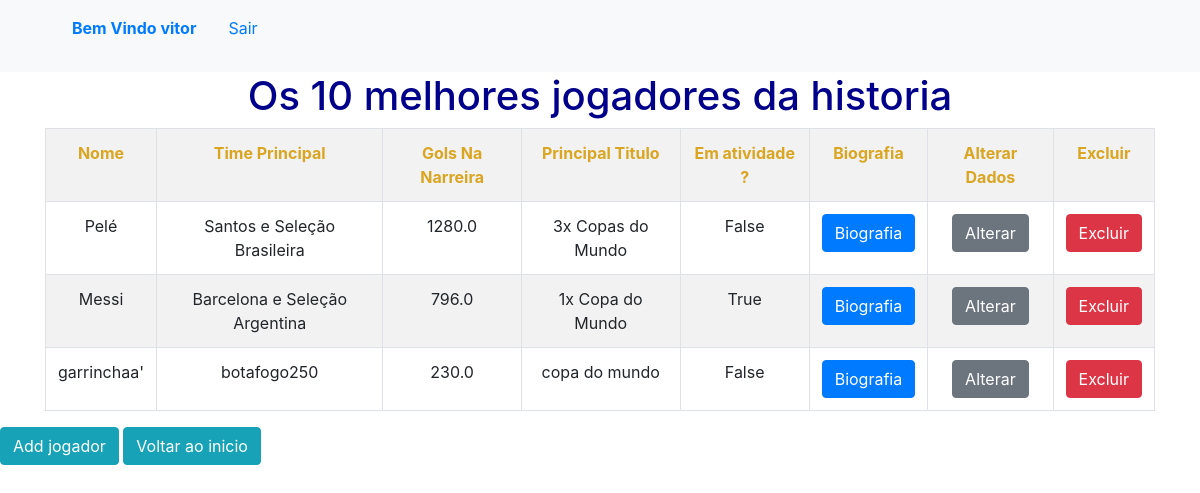
The page /lista_dos_melhores/ (signed in) on the database its author committed.
### lista_jogadores/models.py (models this page shows)
class Melhores_Da_Historia(models.Model):
    nome = models.TextField()
    time_principal = models.TextField(default= 250)
    gols_na_carreira = models.FloatField()
    principal_titulo = models.TextField(default=250)
    ainda_joga = models.BooleanField(default= True)
    info = models.TextField(default= 250)

### lista_jogadores/views.py (the view)
# urls.py: path('lista_dos_melhores/', views.lista_dos_melhores, name= 'lista_dos_melhores'),
@login_required # Cria um bloqueio para so poder ver se estiver logado
def lista_dos_melhores(request):
    melhores_historia = {
        'dado' : Melhores_Da_Historia.objects.all() # Aqui ele pega todas as informaçoes da função
    }
    return render (request,'lista_melhores/template.html',melhores_historia)

### lista_jogadores/templates/lista_melhores/template.html (shortened to what this page needs)
{% extends 'base.html' %}
{% block conteudo %}
<div>
    <h1 style="text-align: center; color: darkblue;"> Os 10 melhores jogadores da historia </h1>
    <div class = 'container'>
        <table class = "table table-striped table-bordered" style="text-align: center;">
            <tr>
                <th style="color: goldenrod">Nome</th>
                <th style="color: goldenrod">Time Principal</th>
                <th style="color: goldenrod">Gols Na Narreira</th>
                <th style="color: goldenrod">Principal Titulo</th>
                <th style="color: goldenrod">Em atividade ?</th>
                <th style="color: goldenrod">Biografia</th>
                <th style="color: goldenrod">Alterar Dados </th>
                <th style="color: goldenrod">Excluir</th>
            </tr>
            {% for dados in dado %}
            <tr>
                <td>{{dados.nome}}</td>
                <td>{{dados.time_principal}}</td>
                <td>{{dados.gols_na_carreira}}</td>
                <td>{{dados.principal_titulo}}</td>
                <td>{{dados.ainda_joga}}</td>
                <td><button class=" btn btn-primary"><a  style= " color: white;"href= "{% url 'historia' dados.id %} " > Biografia </a></button></td>
                <td><button class=" btn btn-secondary"><a style="color: white" href = "{% url 'alterar_melhores' dados.id %}"> Alterar </a></button></td>
                <td><button class = "btn btn-danger"><a style="color: white" href = "{% url 'excluir_melhores' dados.id %}"> Excluir </a></button></td>
            </tr>
            {% endfor %}
            </table>
    </div>
    <td><button class="btn btn-info" style="margin-bottom: 20px;" > <a style="color: white;" href= "{% url 'novo_melhor_historia' %} " > Add jogador </a></button></td>
    <td><button class = " btn btn-info" style="margin-bottom: 20px;"><a style ="color: white;"href= "{% url 'inicio' %} " > Voltar ao inicio </a></button></td>
</div>
{% endblock %}

### lista_jogadores/templates/base.html (shortened to what this page needs)
<!doctype html>
<html lang="en">
  <head>
    <link rel="stylesheet" href="https://cdn.jsdelivr.net/npm/bootstrap@4.6.2/dist/css/bootstrap.min.css">
  </head>
  <body>
    <nav class="navbar navbar-light bg-light">
      <ul style = "list-style: none" >
        {% if user.is_authenticated %}
        <strong style ="float: left"><a class= "nav-item nav-link" > Bem Vindo {{user.get_username}} </a>
        </strong>
        <li style ="float: left"><a class= "nav-item nav-link" href= "{% url 'logout' %}"> Sair </a>
        </li>
        {% else %}
        <li style ="float: left"><a class= "nav-item nav-link" href= "{%  url 'login' %}"> Login </a>
        </li>
        <li style ="float: left"><a class= "nav-item nav-link" href= "{%  url 'novo_usuario' %}"> Fazer Cadastro </a>
        </li>
        {% endif %}
      </ul>
    </nav>
    {% block conteudo %}
    {% endblock  %}
  </body>
</html>

### rows shown on the page
Melhores_Da_Historia: nome "Pelé", time_principal "Santos e Seleção Brasileira", gols_na_carreira "1280.0", principal_titulo "3x Copas do Mundo", ainda_joga "False"
Melhores_Da_Historia: nome "Messi", time_principal "Barcelona e Seleção Argentina", gols_na_carreira "796.0", principal_titulo "1x Copa do Mundo", ainda_joga "True"
Melhores_Da_Historia: nome "garrinchaa'", time_principal "botafogo250", gols_na_carreira "230.0", principal_titulo "copa do mundo", ainda_joga "False"

### other values the page prints
{{ user.get_username }} "vitor"
